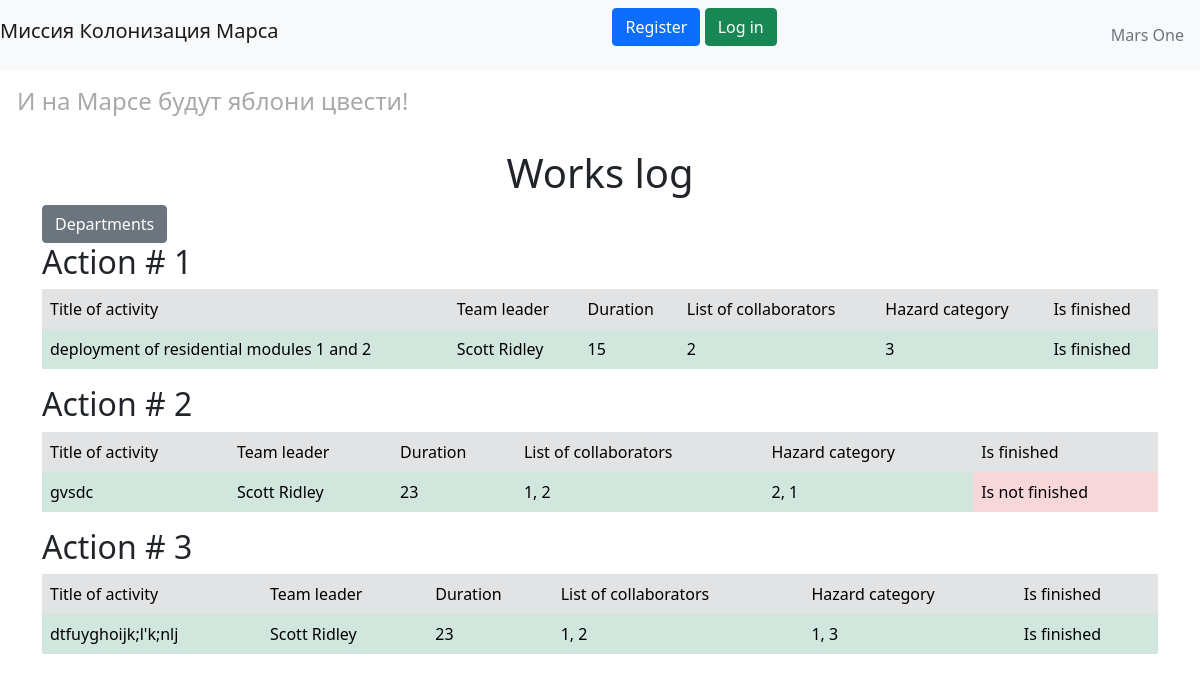
The page / on the database its author committed.
### data/jobs.py (models this page shows)
class Jobs(SqlAlchemyBase, SerializerMixin):
    __tablename__ = 'jobs'
    id = sqlalchemy.Column(sqlalchemy.Integer,
                           primary_key=True, autoincrement=True)
    team_leader = sqlalchemy.Column(sqlalchemy.Integer,
                                    sqlalchemy.ForeignKey("users.id"))
    job = sqlalchemy.Column(sqlalchemy.String, nullable=True)
    work_size = sqlalchemy.Column(sqlalchemy.Integer, nullable=True)
    collaborators = sqlalchemy.Column(sqlalchemy.String, nullable=True)
    start_date = sqlalchemy.Column(sqlalchemy.DateTime, default=datetime.datetime.now)
    end_date = sqlalchemy.Column(sqlalchemy.DateTime, nullable=True)
    is_finished = sqlalchemy.Column(sqlalchemy.Boolean)
    user = orm.relation('User')
    categories = orm.relation("Category",
                              secondary="jobs_to_category",
                              backref="jobs")

### main.py (the view)
@app.route("/")
def index():
    global db_sess
    jobs = db_sess.query(Jobs).all()
    leaders = []
    category = []
    for i in jobs:
        leaders.append(i.user.surname + ' ' + i.user.name)
        category.append(', '.join([str(j.id) for j in i.categories]))
    return render_template("works_log.html", jobs=jobs, leaders=leaders, category=category,
                           title="Работы")

### templates/works_log.html (shortened to what this page needs)
{% extends "base.html" %}
{% block content %}
    <h1 class="text-center">Works log</h1>
    <a href="/departments" class="btn btn-secondary">Departments</a>
    {% for item in jobs%}
        <h2>Action # {{item.id}}</h2>
        <table class="table table-borderless">
            <tr>
                <td class="table-secondary">Title of activity</td>
                <td class="table-secondary">Team leader</td>
                <td class="table-secondary">Duration</td>
                <td class="table-secondary">List of collaborators</td>
                <td class="table-secondary">Hazard category</td>
                <td class="table-secondary">Is finished</td>
            </tr>
            <tr>
                <td class="table-success">{{item.job}}</td>
                <td class="table-success">{{leaders[loop.index0]}}</td>
                <td class="table-success">{{item.work_size}}</td>
                <td class="table-success">{{item.collaborators}}</td>
                <td class="table-success">{{ category[loop.index0] }}</td>
                {% if item.is_finished %}
                    <td class="table-success">Is finished</td>
                {% else %}
                    <td class="table-danger">Is not finished</td>
                {% endif %}
            </tr>
        </table>
    {% endfor %}
{% endblock %}

### templates/base.html (shortened to what this page needs)
<!doctype html>
    <html lang="en">
    <head>
        <link rel="stylesheet"
        href="https://cdn.jsdelivr.net/npm/bootstrap@5.0.0-beta1/dist/css/bootstrap.min.css"
>
        <link rel="stylesheet" type="text/css" href="{{url_for('static', filename='css/style.css')}}" />
</head>
<body>
<header>
    <nav class="navbar navbar-light bg-light">
        <h1 class="navbar-brand">Миссия Колонизация Марса</h1>
        {% if current_user.is_authenticated %}
            <a class="navbar-brand" href="/logout">{{ current_user.name }} {{current_user.surname}}</a>
        {% else %}
            <p>
                <a class="btn btn-primary " href="/register">Register</a>
                <a class="btn btn-success" href="/login">Log in</a>
            </p>
        {% endif %}
        <div class="nav-link disabled">Mars One</div>
    </nav>
    <h4 class="alert"> И на Марсе будут яблони цвести!</h4>
</header>
<main role="main" class="container">
    {% block content %}{% endblock %}
</main>
</body>
</html>

### static/css/style.css (style rules this page uses)
h4 { color: darkgray; padding-left: 20px; }
table { border-collapse: collapse; margin-left: auto; margin-right: auto; caption-side:bottom }
td { border: none }

### rows shown on the page
Jobs: id "1", job "deployment of residential modules 1 and 2", leaders "Scott Ridley", work_size "15", collaborators "2", category "3", is_finished "Is finished"
Jobs: id "2", job "gvsdc", leaders "Scott Ridley", work_size "23", collaborators "1, 2", category "2, 1", is_finished "Is not finished"
Jobs: id "3", job "dtfuyghoijk;l'k;nlj", leaders "Scott Ridley", work_size "23", collaborators "1, 2", category "1, 3", is_finished "Is finished"
